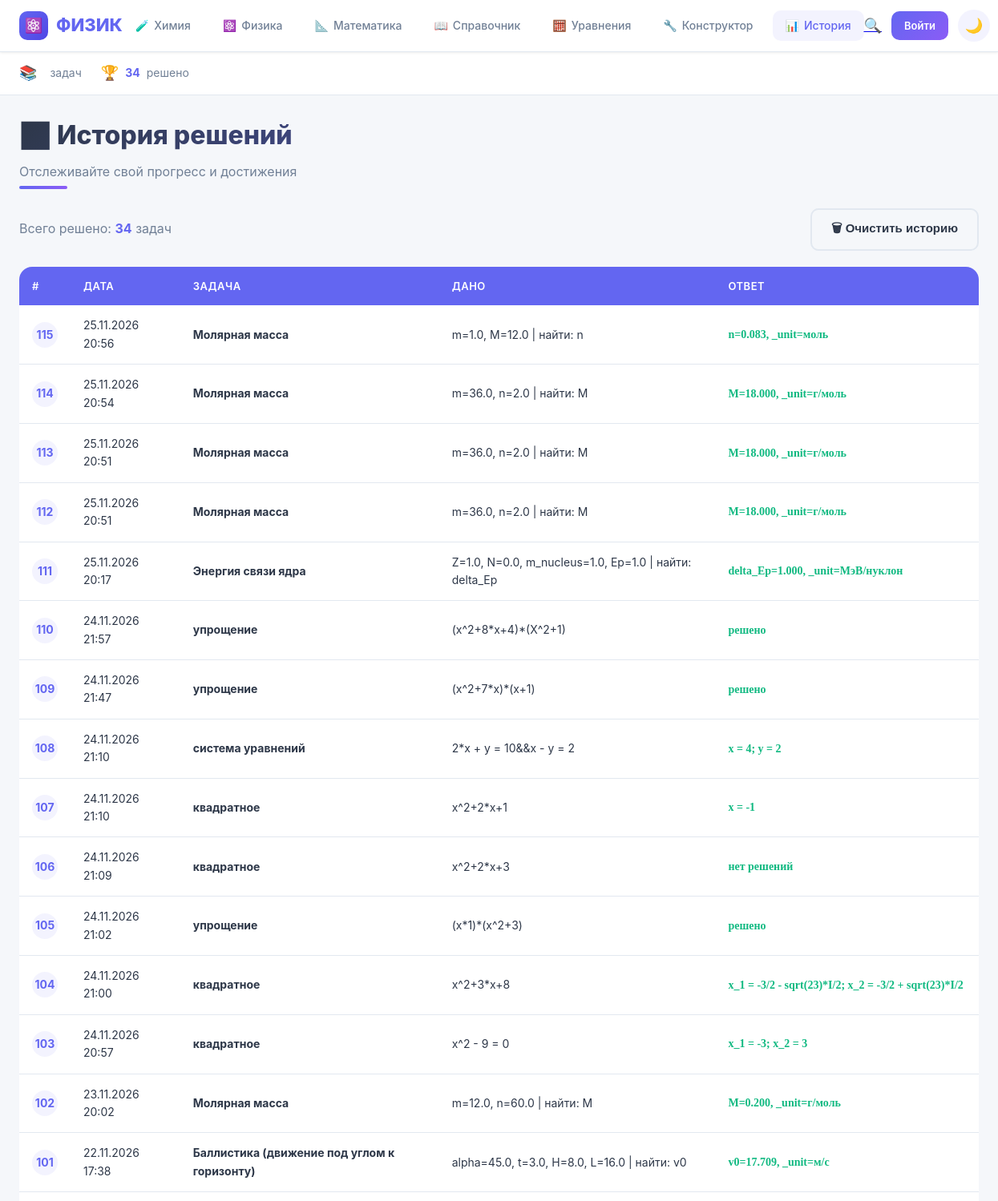
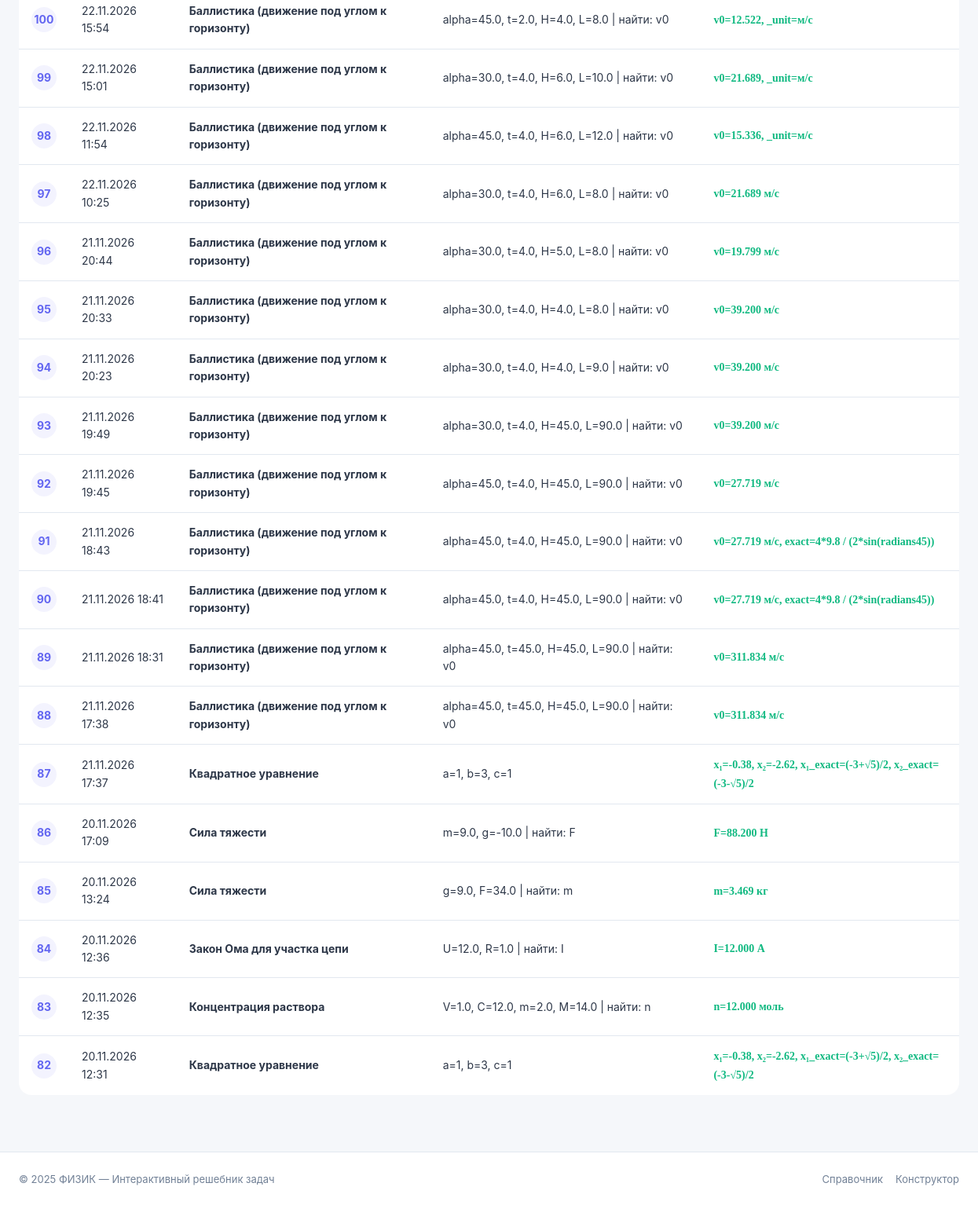
Screenshot of /history (signed in) with the database file from the repository (2 pictures, top to bottom).
### tables this page shows
CREATE TABLE history (
            id INTEGER PRIMARY KEY AUTOINCREMENT,
            user_id INTEGER NOT NULL,
            task_id TEXT NOT NULL,
            task_name TEXT NOT NULL,
            inputs TEXT NOT NULL,
            results TEXT NOT NULL,
            created_at TEXT NOT NULL,
            FOREIGN KEY (user_id) REFERENCES users(id)
        );

### app.py (the view)
@app.route('/history')
def history():
    user = get_current_user()
    if not user:
        flash('Войдите в аккаунт', 'warning')
        return redirect(url_for('login'))
    records = get_history(user['id'])
    return render_template('history.html', records=records)

### app.py (called while the page is built)
def get_current_user():
    if 'user_id' in session:
        return get_user_by_id(session['user_id'])
    return None

### models.py (called while the page is built)
def _get_connection():
    conn = sqlite3.connect(DB_PATH)
    conn.execute("PRAGMA foreign_keys = ON")
    return conn

def get_user_by_id(user_id):
    with _get_connection() as conn:
        conn.row_factory = sqlite3.Row
        user = conn.execute("SELECT * FROM users WHERE id = ?", (user_id,)).fetchone()
        if not user:
            return None
        return {
            'id': user['id'],
            'username': user['username'],
            'email': user['email'],
            'avatar': user['avatar'],
            'xp': user['xp'],
            'coins': user['coins'],
            'streak': user['streak'],
            'created_at': user['created_at']
        }

def get_history(user_id, limit=50):
    with _get_connection() as conn:
        conn.row_factory = sqlite3.Row
        rows = conn.execute(
            "SELECT * FROM history WHERE user_id = ? ORDER BY id DESC LIMIT ?",
            (user_id, limit)
        ).fetchall()
    return [dict(r) for r in rows]

### templates/history.html (shortened to what this page needs)
{% extends 'base.html' %}
{% block content %}
<div class="page-header">
    <h1>📊 История решений</h1>
    <p class="subtitle">Отслеживайте свой прогресс и достижения</p>
</div>
{% if records %}
<div style="display: flex; justify-content: space-between; align-items: center; margin-bottom: 20px; flex-wrap: wrap; gap: 12px;">
    <div style="font-size: 16px; color: var(--text-secondary);">
        Всего решено: <strong style="color: var(--primary);">{{ records|length }}</strong> задач
    </div>
    <form method="post" action="{{ url_for('history_clear') }}"
          onsubmit="return confirm('Удалить всю историю?');">
        <button class="btn btn-outline" type="submit">🗑 Очистить историю</button>
    </form>
</div>
<div class="history-table">
    <table>
        <thead>
            <tr>
                <th>#</th>
                <th>Дата</th>
                <th>Задача</th>
                <th>Дано</th>
                <th>Ответ</th>
            </tr>
        </thead>
        <tbody>
            {% for r in records %}
            <tr class="history-row">
                <td><span class="history-number">{{ r.id }}</span></td>
                <td>{{ r.created_at }}</td>
                <td><b>{{ r.task_name }}</b></td>
                <td>{{ r.inputs }}</td>
                <td><span class="history-result">{{ r.results }}</span></td>
            </tr>
            {% endfor %}
        </tbody>
    </table>
</div>
{% endif %}
{% endblock %}

### static/style.css (style rules this page uses)
:root { --bg: #f5f7fa; --panel: #ffffff; --text: #2d3748; --text-secondary: #718096; --primary: #6366f1; --primary-hover: #4f46e5; --primary-light: rgba(99, 102, 241, 0.08); --border: #e2e8f0; --success: #10b981; --danger: #ef4444; --shadow-sm: 0 1px 3px rgba(0,0,0,0.08); --shadow-md: 0 4px 12px rgba(0,0,0,0.1); --shadow-lg: 0 10px 30px rgba(0,0,0,0.12); --radius: 16px; --radius-sm: 10px; }
* { box-sizing: border-box; margin: 0; padding: 0; }
html { scroll-behavior: smooth; transition: background-color 0.3s ease, color 0.3s ease; }
body { font-family: 'Inter', 'Segoe UI', -apple-system, BlinkMacSystemFont, sans-serif; background-color: var(--bg); color: var(--text); min-height: 100vh; line-height: 1.6; transition: background-color 0.3s ease, color 0.3s ease; }
.page-header { margin-bottom: 32px; animation: fadeInUp 0.5s ease-out; position: relative; }
.page-header::after { content: ''; position: absolute; bottom: -8px; left: 0; width: 60px; height: 4px; background: linear-gradient(90deg, var(--primary), #8b5cf6); border-radius: 2px; }
.page-header h1 { font-size: 32px; font-weight: 800; margin-bottom: 8px; background: linear-gradient(135deg, var(--text) 0%, var(--primary) 100%); -webkit-background-clip: text; -webkit-text-fill-color: transparent; background-clip: text; }
.subtitle { color: var(--text-secondary); font-size: 16px; }
.btn { display: inline-flex; align-items: center; justify-content: center; gap: 8px; padding: 12px 24px; background: linear-gradient(135deg, var(--primary) 0%, #8b5cf6 100%); color: white; border: none; border-radius: var(--radius-sm); font-size: 15px; font-weight: 600; cursor: pointer; transition: all 0.3s cubic-bezier(0.4, 0, 0.2, 1); text-decoration: none; position: relative; overflow: hidden; }
.btn::before { content: ''; position: absolute; top: 0; left: -100%; width: 100%; height: 100%; background: linear-gradient(90deg, transparent, rgba(255,255,255,0.2), transparent); transition: left 0.5s; }
.btn-outline { background: transparent; border: 2px solid var(--border); color: var(--text); }
.history-table { width: 100%; background: var(--panel); border-radius: var(--radius); overflow: hidden; box-shadow: var(--shadow); }
.history-table table { width: 100%; border-collapse: collapse; }
.history-table th { background: var(--primary); color: white; padding: 14px 16px; text-align: left; font-size: 13px; font-weight: 600; text-transform: uppercase; letter-spacing: 0.5px; }
.history-table td { padding: 14px 16px; border-bottom: 1px solid var(--border); font-size: 14px; }
.history-table tr:last-child td { border-bottom: none; }

### templates/history.html (style rules this page uses)
.history-row { transition: all 0.2s ease; }
.history-number { display: inline-flex; align-items: center; justify-content: center; width: 32px; height: 32px; background: var(--primary-light); color: var(--primary); border-radius: 50%; font-weight: 700; font-size: 14px; }
.history-result { font-family: 'Times New Roman', serif; font-weight: 600; color: var(--success); }

### rows the page displays
history: id "115", created_at "25.11.2026 20:56", task_name "Молярная масса", inputs "m=1.0, M=12.0 | найти: n", results "n=0.083, _unit=моль"
history: id "114", created_at "25.11.2026 20:54", task_name "Молярная масса", inputs "m=36.0, n=2.0 | найти: M", results "M=18.000, _unit=г/моль"
history: id "113", created_at "25.11.2026 20:51", task_name "Молярная масса", inputs "m=36.0, n=2.0 | найти: M", results "M=18.000, _unit=г/моль"
history: id "112", created_at "25.11.2026 20:51", task_name "Молярная масса", inputs "m=36.0, n=2.0 | найти: M", results "M=18.000, _unit=г/моль"
history: id "111", created_at "25.11.2026 20:17", task_name "Энергия связи ядра", inputs "Z=1.0, N=0.0, m_nucleus=1.0, Ep=1.0 | найти: delta_Ep", results "delta_Ep=1.000, _unit=МэВ/нуклон"
history: id "110", created_at "24.11.2026 21:57", task_name "упрощение", inputs "(x^2+8*x+4)*(X^2+1)", results "решено"
history: id "109", created_at "24.11.2026 21:47", task_name "упрощение", inputs "(x^2+7*x)*(x+1)", results "решено"
history: id "108", created_at "24.11.2026 21:10", task_name "система уравнений", inputs "2*x + y = 10&&x - y = 2", results "x = 4; y = 2"
history: id "107", created_at "24.11.2026 21:10", task_name "квадратное", inputs "x^2+2*x+1", results "x = -1"
history: id "106", created_at "24.11.2026 21:09", task_name "квадратное", inputs "x^2+2*x+3", results "нет решений"
history: id "105", created_at "24.11.2026 21:02", task_name "упрощение", inputs "(x*1)*(x^2+3)", results "решено"
history: id "104", created_at "24.11.2026 21:00", task_name "квадратное", inputs "x^2+3*x+8", results "x_1 = -3/2 - sqrt(23)*I/2; x_2 = -3/2 + sqrt(23)*I/2"
history: id "103", created_at "24.11.2026 20:57", task_name "квадратное", inputs "x^2 - 9 = 0", results "x_1 = -3; x_2 = 3"
history: id "102", created_at "23.11.2026 20:02", task_name "Молярная масса", inputs "m=12.0, n=60.0 | найти: M", results "M=0.200, _unit=г/моль"
history: id "101", created_at "22.11.2026 17:38", task_name "Баллистика (движение под углом к горизонту)", inputs "alpha=45.0, t=3.0, H=8.0, L=16.0 | найти: v0", results "v0=17.709, _unit=м/с"
history: id "100", created_at "22.11.2026 15:54", task_name "Баллистика (движение под углом к горизонту)", inputs "alpha=45.0, t=2.0, H=4.0, L=8.0 | найти: v0", results "v0=12.522, _unit=м/с"
history: id "99", created_at "22.11.2026 15:01", task_name "Баллистика (движение под углом к горизонту)", inputs "alpha=30.0, t=4.0, H=6.0, L=10.0 | найти: v0", results "v0=21.689, _unit=м/с"
history: id "98", created_at "22.11.2026 11:54", task_name "Баллистика (движение под углом к горизонту)", inputs "alpha=45.0, t=4.0, H=6.0, L=12.0 | найти: v0", results "v0=15.336, _unit=м/с"
history: id "97", created_at "22.11.2026 10:25", task_name "Баллистика (движение под углом к горизонту)", inputs "alpha=30.0, t=4.0, H=6.0, L=8.0 | найти: v0", results "v0=21.689 м/с"
history: id "96", created_at "21.11.2026 20:44", task_name "Баллистика (движение под углом к горизонту)", inputs "alpha=30.0, t=4.0, H=5.0, L=8.0 | найти: v0", results "v0=19.799 м/с"
history: id "95", created_at "21.11.2026 20:33", task_name "Баллистика (движение под углом к горизонту)", inputs "alpha=30.0, t=4.0, H=4.0, L=8.0 | найти: v0", results "v0=39.200 м/с"
history: id "94", created_at "21.11.2026 20:23", task_name "Баллистика (движение под углом к горизонту)", inputs "alpha=30.0, t=4.0, H=4.0, L=9.0 | найти: v0", results "v0=39.200 м/с"
history: id "93", created_at "21.11.2026 19:49", task_name "Баллистика (движение под углом к горизонту)", inputs "alpha=30.0, t=4.0, H=45.0, L=90.0 | найти: v0", results "v0=39.200 м/с"
history: id "92", created_at "21.11.2026 19:45", task_name "Баллистика (движение под углом к горизонту)", inputs "alpha=45.0, t=4.0, H=45.0, L=90.0 | найти: v0", results "v0=27.719 м/с"
history: id "91", created_at "21.11.2026 18:43", task_name "Баллистика (движение под углом к горизонту)", inputs "alpha=45.0, t=4.0, H=45.0, L=90.0 | найти: v0", results "v0=27.719 м/с, exact=4*9.8 / (2*sin(radians45))"
history: id "90", created_at "21.11.2026 18:41", task_name "Баллистика (движение под углом к горизонту)", inputs "alpha=45.0, t=4.0, H=45.0, L=90.0 | найти: v0", results "v0=27.719 м/с, exact=4*9.8 / (2*sin(radians45))"
history: id "89", created_at "21.11.2026 18:31", task_name "Баллистика (движение под углом к горизонту)", inputs "alpha=45.0, t=45.0, H=45.0, L=90.0 | найти: v0", results "v0=311.834 м/с"
history: id "88", created_at "21.11.2026 17:38", task_name "Баллистика (движение под углом к горизонту)", inputs "alpha=45.0, t=45.0, H=45.0, L=90.0 | найти: v0", results "v0=311.834 м/с"
history: id "87", created_at "21.11.2026 17:37", task_name "Квадратное уравнение", inputs "a=1, b=3, c=1", results "x₁=-0.38, x₂=-2.62, x₁_exact=(-3+√5)/2, x₂_exact=(-3-√5)/2"
history: id "86", created_at "20.11.2026 17:09", task_name "Сила тяжести", inputs "m=9.0, g=-10.0 | найти: F", results "F=88.200 Н"
history: id "85", created_at "20.11.2026 13:24", task_name "Сила тяжести", inputs "g=9.0, F=34.0 | найти: m", results "m=3.469 кг"
history: id "84", created_at "20.11.2026 12:36", task_name "Закон Ома для участка цепи", inputs "U=12.0, R=1.0 | найти: I", results "I=12.000 А"
history: id "83", created_at "20.11.2026 12:35", task_name "Концентрация раствора", inputs "V=1.0, C=12.0, m=2.0, M=14.0 | найти: n", results "n=12.000 моль"
history: id "82", created_at "20.11.2026 12:31", task_name "Квадратное уравнение", inputs "a=1, b=3, c=1", results "x₁=-0.38, x₂=-2.62, x₁_exact=(-3+√5)/2, x₂_exact=(-3-√5)/2"

### other values shown
{{ records|length if records else 0 }} "34"
{{ records|length }} "34"
